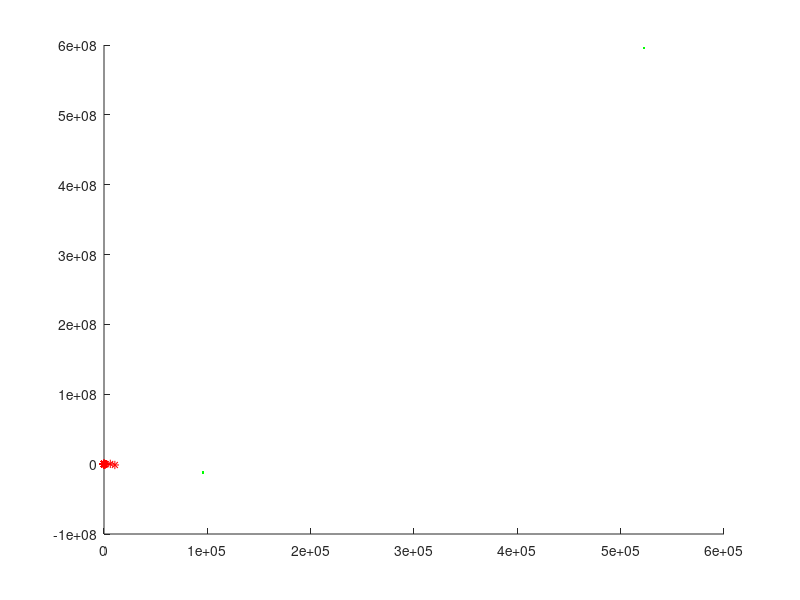

MATLAB code to generate this figure: (Note: this script raises an error after producing the figure.)
% load test_all_1.dat;
% load test_all_2.dat;
% load test_all_3.dat;
test_all_1 = randn(100,3);
test_all_2 = randn(100,3);
test_all_3 = randn(100,3);

for c = 1:size(test_all_1(:,1));
    
    E(1) = test_all_1(c,1);
    E(2) = test_all_1(c,2);
    E(3) = test_all_1(c,3);
    totE = E(1) + E(2) + E(3);
    avgE = totE / 3;
    dE = E - avgE;

    D = 1.5 * (dE(1)^2 + dE(2)^2 + dE(3)^2) / totE^2;
    S = 27 * dE(1) * dE(2) * dE(3) / totE^3;

    out1(c,:) = [c D S E(1) E(2) E(3)];
end

for c = 1:size(test_all_2(:,1));

    E(1) = test_all_2(c,1);
    E(2) = test_all_2(c,2);
    E(3) = test_all_2(c,3);
    totE = E(1) + E(2) + E(3);
    avgE = totE / 3;
    dE = E - avgE;

    D = 1.5 * (dE(1)^2 + dE(2)^2 + dE(3)^2) / totE^2;
    S = 27 * dE(1) * dE(2) * dE(3) / totE^3;

    out2(c,:) = [c D S E(1) E(2) E(3)];

end

for c = 1:size(test_all_3(:,1));
    
    E(1) = test_all_3(c,1);
    E(2) = test_all_3(c,2);
    E(3) = test_all_3(c,3);
    totE = E(1) + E(2) + E(3);
    avgE = totE / 3;
    dE = E - avgE;

    D = 1.5 * (dE(1)^2 + dE(2)^2 + dE(3)^2) / totE^2;
    S = 27 * dE(1) * dE(2) * dE(3) / totE^3;

    out3(c,:) = [c D S E(1) E(2) E(3)];
end

plot(out1(:,2),out1(:,3),'g.', out2(:,2),out2(:,3),'r*',out3(:,2),out3(:,3),'bO');

xlabel('delta','fontsize',10)
ylabel('S','fontsize',10)
xlim([0,1])
ylim([-0.25,2])
set(gca,'xtick',0:0.25:1,'ytick',-0.25:0.25:2)

set(gcf,'PaperPositionMode','auto')
print('-depsc2','-zbuffer','-r300','ds_range.eps')

save test_ds_1.dat -ascii out1;
save test_ds_2.dat -ascii out2;
save test_ds_3.dat -ascii out3;
